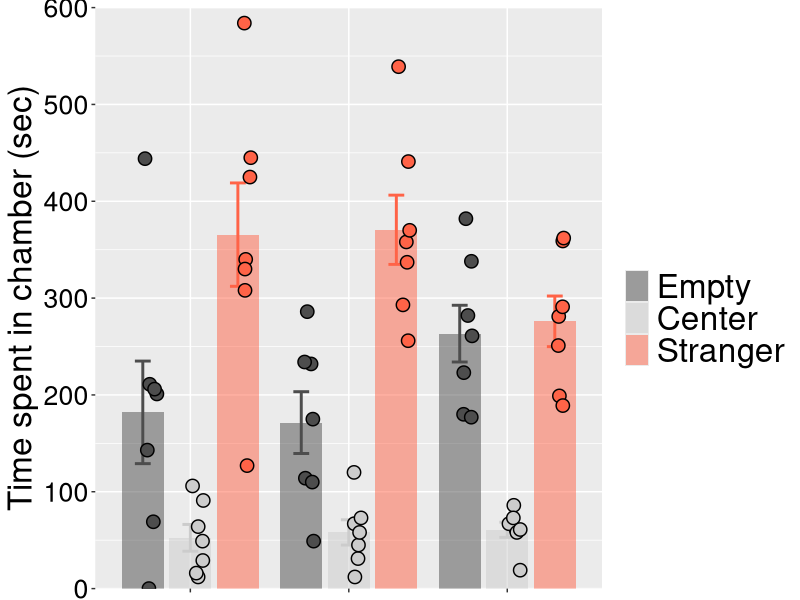
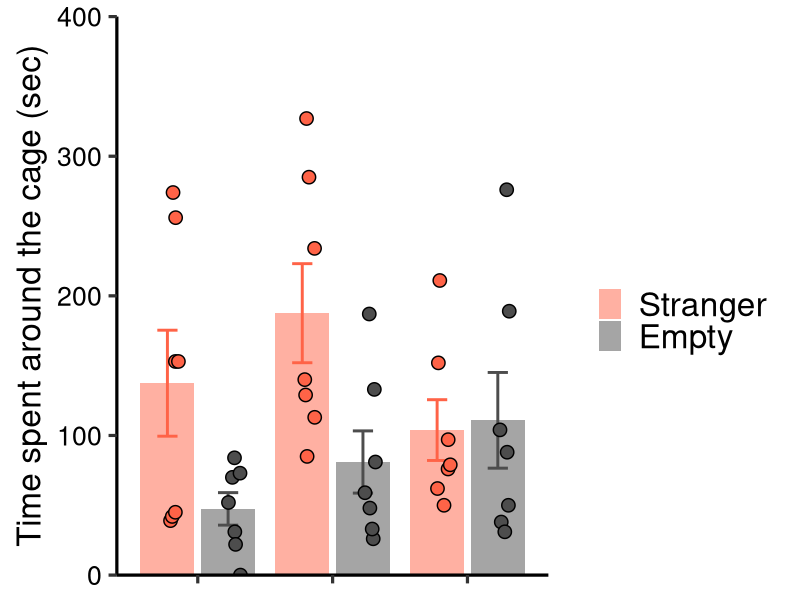
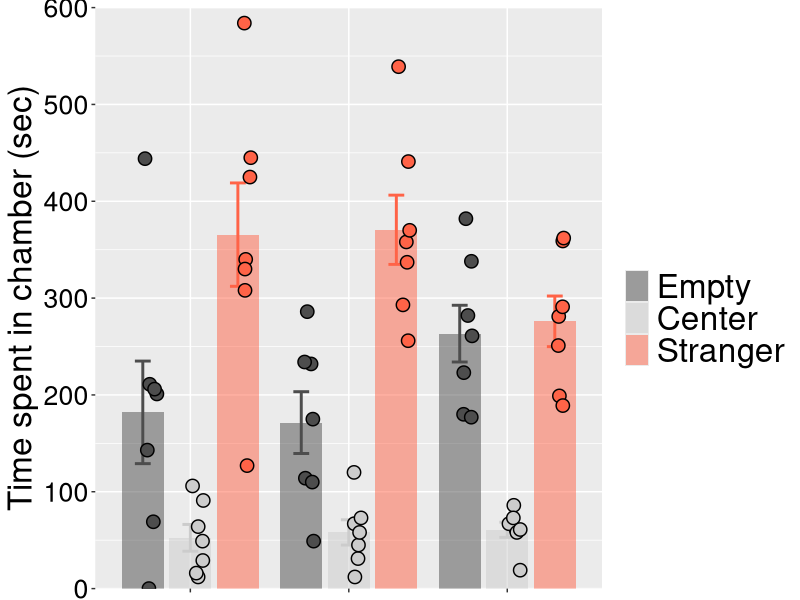
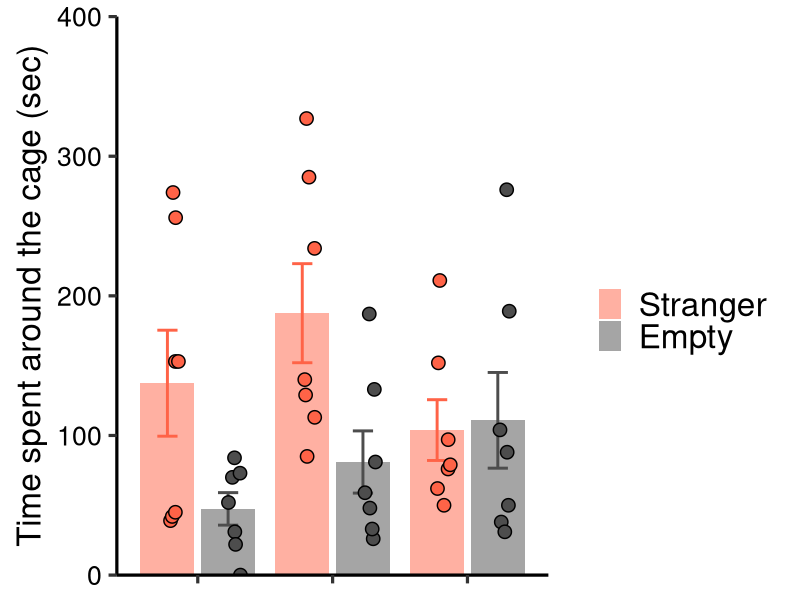

Write the R code that produced these figures, in order.
rm(list = ls(envir = globalenv()), envir = globalenv())

# Load required packages
lapply(c("openxlsx", "ggplot2", "reshape2"), library, character.only = TRUE)

# Set working directory to script file location
if (requireNamespace("rstudioapi", quietly = TRUE)) {
  setwd(dirname(rstudioapi::getSourceEditorContext()$path))
}

########################### Opt_CSI1 ###########################

data <- read.xlsx("Opt_CSI1.xlsx")
data$Group <- factor(data$Group, levels = c("No Stim", "Stimx3", "Stimx10"))
data1 <- melt(data, id.vars = "Group", variable.name = "Chamber", value.name = "StayTime")

g <- ggplot(data1, aes(y = StayTime, x = Group, colour = Chamber, fill = Chamber)) +
  stat_summary(fun = "mean", geom = "bar", width = 0.8, alpha = 0.5, colour = "transparent", linewidth = 0.5, position = position_dodge(0.9)) +
  stat_summary(aes(group = Chamber), fun.data = mean_se, geom = "errorbar", linewidth = 1, width = 0.3, position = position_dodge(0.9)) +
  geom_point(aes(x = as.numeric(Group) + 0.05, fill = Chamber), shape = 21, size = 4, color = "black", show.legend = FALSE, position = position_jitterdodge(jitter.width = 0.2, dodge.width = 0.9), alpha = 1, stroke = 0.75) +
  scale_y_continuous(limits = c(0, 600), breaks = seq(0, 600, 100)) +
  ylab("Time spent in chamber (sec)") +
  scale_fill_manual(values = c("gray30", "gray80", "tomato"), name = "") +
  scale_color_manual(values = c("gray30", "gray80", "tomato"), name = "") +
  coord_cartesian(xlim = c(0.4, 3.6), expand = FALSE) +
  guides(fill = guide_legend(override.aes = list(color = "transparent")), color = "none", shape = "none") +
  theme_set(theme_classic(base_size = 24)) +
  theme(
    axis.text = element_text(colour = "black"),
    text = element_text(size = 24),
    legend.text = element_text(size = 24),
    axis.text.x = element_blank(),
    axis.title.x = element_blank()
  )

plot(g)
ggsave('Opt_CSI1.png', g, width = 9, height = 5, dpi = 300)

########################### Opt_CSI2 ###########################

rm(list = ls(envir = globalenv()), envir = globalenv())
library(openxlsx); library(ggplot2); library(reshape2)

data <- read.xlsx("Opt_CSI2.xlsx")
data$Group <- factor(data$Group, levels = c("No Stim", "Stimx3", "Stimx10"))
data1 <- melt(data, id.vars = "Group", variable.name = "Chamber", value.name = "StayTime")

g <- ggplot(data1, aes(y = StayTime, x = Group, colour = Chamber, fill = Chamber)) +
  stat_summary(fun = "mean", geom = "bar", width = 0.8, alpha = 0.5, colour = "transparent", linewidth = 0.5, position = position_dodge(0.9)) +
  stat_summary(aes(group = Chamber), fun.data = mean_se, geom = "errorbar", linewidth = 1, width = 0.3, position = position_dodge(0.9)) +
  geom_point(aes(x = as.numeric(Group) + 0.05, fill = Chamber), shape = 21, size = 4, color = "black", show.legend = FALSE, position = position_jitterdodge(jitter.width = 0.2, dodge.width = 0.9), alpha = 1, stroke = 0.75) +
  scale_y_continuous(limits = c(0, 400), breaks = seq(0, 400, 100)) +
  ylab("Time spent around the cage (sec)") +
  scale_fill_manual(values = c("tomato", "gray30"), name = "") +
  scale_color_manual(values = c("tomato", "gray30"), name = "") +
  coord_cartesian(xlim = c(0.4, 3.6), expand = FALSE) +
  guides(fill = guide_legend(override.aes = list(color = "transparent")), color = "none", shape = "none") +
  theme_set(theme_classic(base_size = 24, base_family = "Helvetica")) +
  theme(
    axis.text = element_text(colour = "black"),
    text = element_text(size = 24),
    legend.text = element_text(size = 24),
    axis.text.x = element_blank(),
    axis.title.x = element_blank()
  )

plot(g)
ggsave('Opt_CSI2.png', g, width = 8, height = 5, dpi = 300)

########################### CSI1 (ANOVA + Tukey) ###########################

data1 <- read.xlsx("Opt_CSI1.xlsx")
NoStim <- melt(data1[1:7, 2:4], id.vars = NULL)
Stim3  <- melt(data1[8:14, 2:4], id.vars = NULL)
Stim10 <- melt(data1[15:21, 2:4], id.vars = NULL)

posthoc_N   <- TukeyHSD(aov(value ~ variable, data = NoStim))$variable
posthoc_S3  <- TukeyHSD(aov(value ~ variable, data = Stim3))$variable
posthoc_S10 <- TukeyHSD(aov(value ~ variable, data = Stim10))$variable

########################### CSI2 (t-test) ###########################

data2 <- read.xlsx("Opt_CSI2.xlsx")
NoStim <- melt(data2[1:7, 2:3], id.vars = NULL)
Stim3  <- melt(data2[8:14, 2:3], id.vars = NULL)
Stim10 <- melt(data2[15:21, 2:3], id.vars = NULL)

ttest_N   <- t.test(NoStim[1:7, 2], NoStim[8:14, 2], var.equal = TRUE)
ttest_S3  <- t.test(Stim3[1:7, 2], Stim3[8:14, 2], var.equal = TRUE)
ttest_S10 <- t.test(Stim10[1:7, 2], Stim10[8:14, 2], var.equal = TRUE)

########################### Save results ###########################

write.xlsx(
  list(
    CSI1_Tukey_NoStim  = data.frame(name = rownames(posthoc_N), posthoc_N),
    CSI1_Tukey_Stim3   = data.frame(name = rownames(posthoc_S3), posthoc_S3),
    CSI1_Tukey_Stim10  = data.frame(name = rownames(posthoc_S10), posthoc_S10),
    CSI2_ttest = data.frame(
      Group   = c("NoStim", "Stim3", "Stim10"),
      t       = c(ttest_N$statistic, ttest_S3$statistic, ttest_S10$statistic),
      df      = c(ttest_N$parameter, ttest_S3$parameter, ttest_S10$parameter),
      p.value = c(ttest_N$p.value, ttest_S3$p.value, ttest_S10$p.value)
    )
  ),
  file = "Opt_CSI_Stats.xlsx", rowNames = FALSE
)
